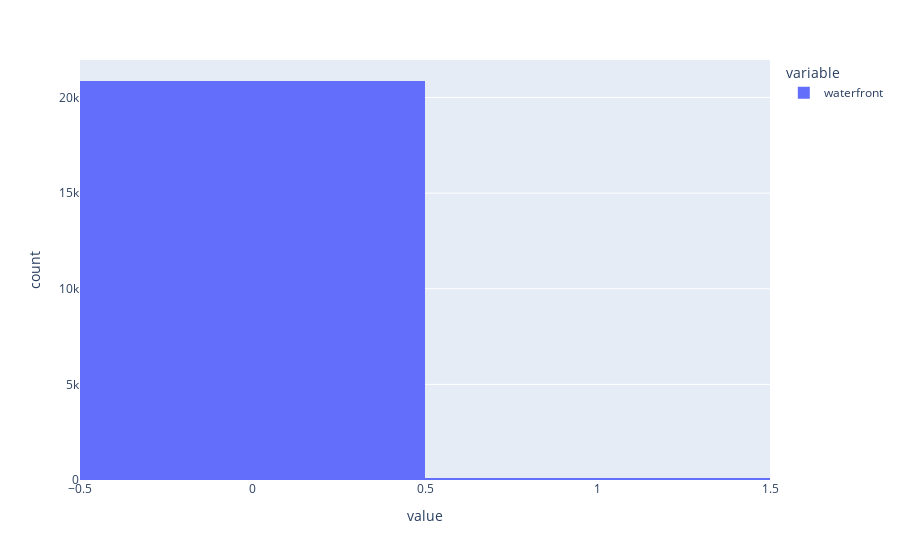

Notebook source saved alongside this figure:
### Code cell
px.histogram(df['waterfront'])

### Figure 1 — Plotly figure (JSON) as saved in the notebook; plotly's stock layout.template omitted (floating-point values rounded to 4 significant figures; data arrays with more than 128 entries replaced by an {"elided": "..."} marker saying what was removed)
{"data": [{"alignmentgroup": "True", "bingroup": "x", "hovertemplate": "variable=waterfront<br>value=%{x}<br>count=%{y}<extra></extra>", "legendgroup": "waterfront", "marker": {"color": "#636efa", "pattern": {"shape": ""}}, "name": "waterfront", "offsetgroup": "waterfront", "orientation": "v", "showlegend": true, "type": "histogram", "x": {"elided": "20950 int values"}, "xaxis": "x", "yaxis": "y"}], "layout": {"barmode": "relative", "legend": {"title": {"text": "variable"}, "tracegroupgap": 0}, "margin": {"t": 60}, "xaxis": {"anchor": "y", "domain": [0, 1], "title": {"text": "value"}}, "yaxis": {"anchor": "x", "domain": [0, 1], "title": {"text": "count"}}}}
